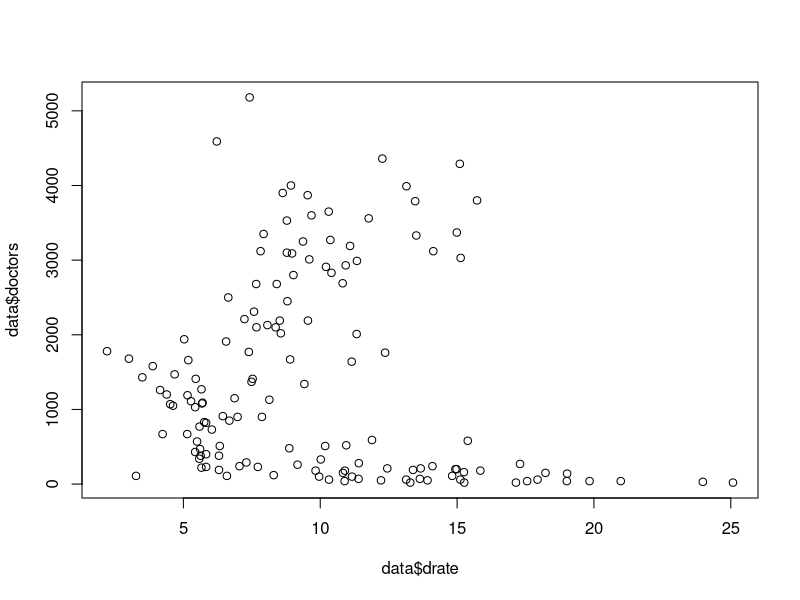
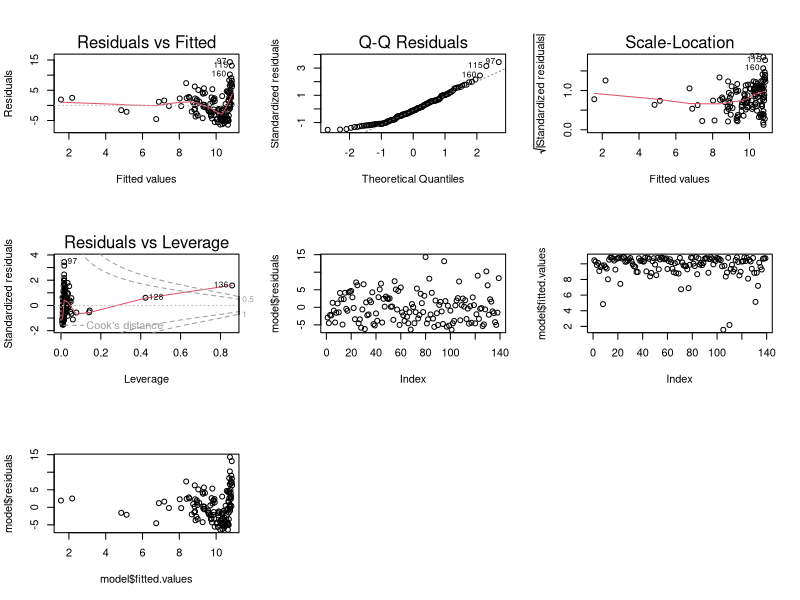

Source code (R) for these figures, in order:
setwd("~/Programming/R/R")
## Read in the data
data <- read.table("nations.csv", header=TRUE, sep=",")

## Access data and names
names(data)  # list names of objects
dim(data)  # display dimensions of object
data$popul  # display name popul from object data

## Correlations
cor(data$drate, data$doctors, use="complete.obs", method="pearson")

## Scatterplots
plot(data$drate, data$doctors)

## Fit a linear regression
model <- lm(data$drate ~ data$doctors+data$energy+data$density)  #linear model
summary(model)  # display the results

## Plots
par(mfrow=c(3,3))  # Allow plots do be displayed at once
plot(model)  # All plots
plot(model$residuals) # Residuals
plot(model$fitted.values) # Fitted Values
plot(model$fitted.values, model$residuals)  # fitted values vs residuals




